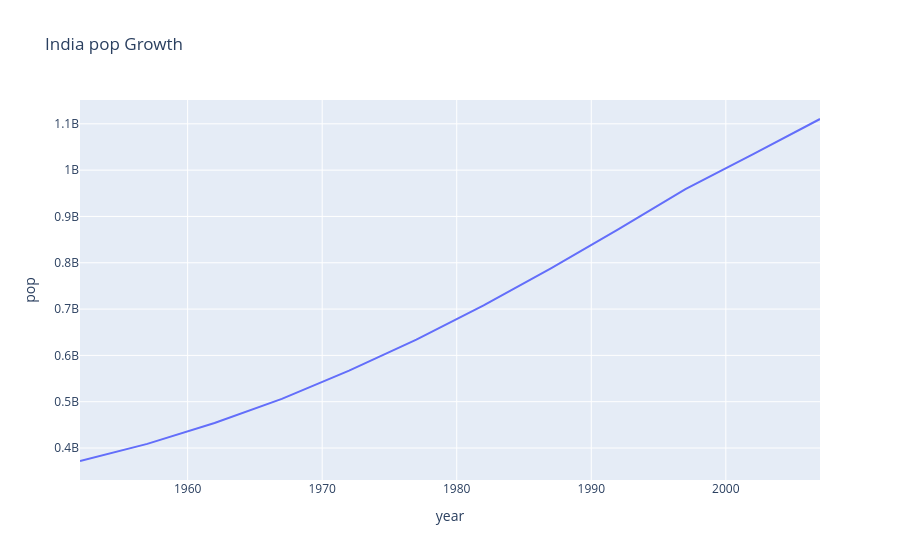

Notebook code cell kept with this figure:
### Code cell
px.line(df, x='year', y='pop', title='India pop Growth')

### Figure 1 — Plotly figure (JSON) as saved in the notebook; plotly's stock layout.template omitted (floating-point values rounded to 4 significant figures)
{"data": [{"hovertemplate": "year=%{x}<br>pop=%{y}<extra></extra>", "legendgroup": "", "line": {"color": "#636efa", "dash": "solid"}, "marker": {"symbol": "circle"}, "mode": "lines", "name": "", "orientation": "v", "showlegend": false, "type": "scatter", "x": [1952, 1957, 1962, 1967, 1972, 1977, 1982, 1987, 1992, 1997, 2002, 2007], "xaxis": "x", "y": [372000000, 409000000, 454000000, 506000000, 567000000, 634000000, 708000000, 788000000, 872000000, 959000000, 1034172547, 1110396331], "yaxis": "y"}], "layout": {"legend": {"tracegroupgap": 0}, "title": {"text": "India pop Growth"}, "xaxis": {"anchor": "y", "domain": [0, 1], "title": {"text": "year"}}, "yaxis": {"anchor": "x", "domain": [0, 1], "title": {"text": "pop"}}}}
